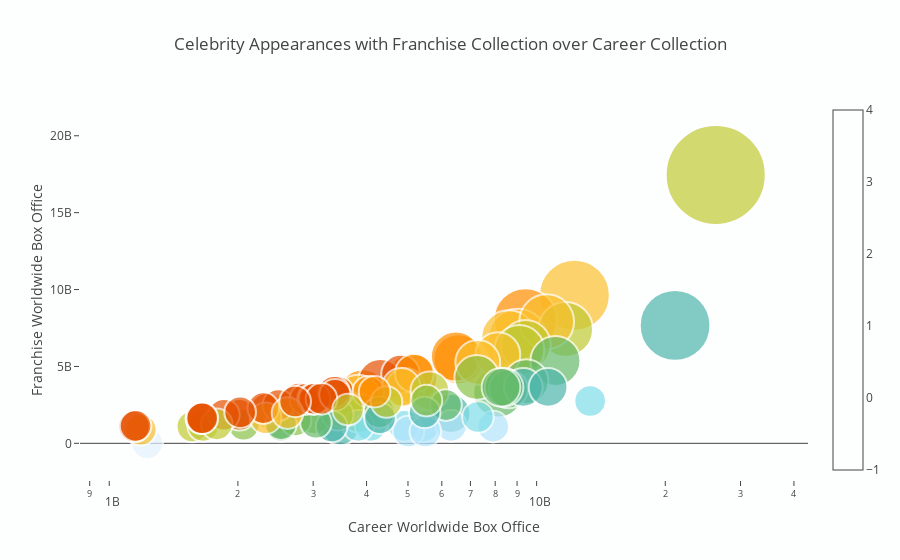

The cell this chart's notebook holds for it:
### Code cell
import plotly.plotly as py
import plotly.graph_objs as go

import pandas as pd
import math

#data = pd.read_csv("https://raw.githubusercontent.com/plotly/datasets/master/gapminderDataFiveYear.csv")
#df_2007 = data[data['year']==2007]
#df_2007 = df_2007.sort_values(['continent', 'country'])
df_2007 = df3
slope = 2.666051223553066e-05
hover_text = []
bubble_size = []
color= []

# for index, row in df_2007.iterrows():
#     hover_text.append(('Country: {country}<br>'+
#                       'Life Expectancy: {lifeExp}<br>'+
#                       'GDP per capita: {gdp}<br>'+
#                       'Population: {pop}<br>'+
#                       'Year: {year}').format(country=row['country'],
#                                             lifeExp=row['lifeExp'],
#                                             gdp=row['gdpPercap'],
#                                             pop=row['pop'],
#                                             year=row['year']))
#     bubble_size.append(math.sqrt(row['pop']*slope))
    
for index, row in df3.iterrows():
    hover_text.append(('Name: {person} <br>'+'Character: {character} <br>'+'No. Of Appearances: {appearances}')
                      .format(person=row['Person'],character=row['Role'],appearances=row['Nr. Of Movies']))
    bubble_size.append(row['Nr. Of Movies']*slope)
    color.append(assignColor(row['Franchise/Career']*100))

df_2007['text'] = hover_text
df_2007['size'] = bubble_size
df_2007['color'] = color

sizeref = 2.*max(df_2007['size'])/(100**2)

trace0 = go.Scatter(
    x=df3['Career Worldwide Box Office'],
    y=df3['Franchise Worldwide Box Office'],
    mode='markers',
    name='Africa',
    text=df_2007['text'],
    marker=dict(
        symbol='circle',
        sizemode='area',
        sizeref=sizeref,
        size=df_2007['size'],
        color=df_2007['color'],
       autocolorscale= False,
        showscale = True,
        line=dict(
            width=2
        ),
    )
)


#data = [trace0, trace1, trace2, trace3, trace4]
data = [trace0]
layout = go.Layout(
    title='Celebrity Appearances with Franchise Collection over Career Collection',
    xaxis=dict(
        title='Career Worldwide Box Office',
        gridcolor='#FDFEFE',
        type='log',
        zerolinewidth=1,
        ticklen=5,
        gridwidth=5,
    ),
    yaxis=dict(
        title='Franchise Worldwide Box Office',
        gridcolor='#FDFEFE',
        zerolinewidth=1,
        ticklen=5,
        gridwidth=5,
    ),
    paper_bgcolor='#FDFEFE',
    plot_bgcolor='#FDFEFE',
)

fig = go.Figure(data=data, layout=layout)
plotly.offline.iplot(fig, filename='Celebrity Appearances')

### Figure 1 — Plotly figure (JSON) as saved in the notebook; plotly's stock layout.template omitted (floating-point values rounded to 4 significant figures)
{"data": [{"marker": {"autocolorscale": false, "color": ["#C0CA33", "#FBC02D", "#4DB6AC", "#FF8F00", "#FBC02D", "#FBC02D", "#C0CA33", "#FBC02D", "#C0CA33", "#FF8F00", "#FF8F00", "#FF8F00", "#66BB6A", "#C0CA33", "#66BB6A", "#FF8F00", "#FBC02D", "#E65100", "#FBC02D", "#66BB6A", "#FBC02D", "#8BC34A", "#4DB6AC", "#66BB6A", "#4DB6AC", "#4DB6AC", "#66BB6A", "#E65100", "#FBC02D", "#FF8F00", "#8BC34A", "#4DB6AC", "#FBC02D", "#66BB6A", "#FBC02D", "#C0CA33", "#C0CA33", "#E65100", "#E3F2FD", "#80DEEA", "#80DEEA", "#8BC34A", "#C0CA33", "#FBC02D", "#80DEEA", "#B3E5FC", "#80DEEA", "#8BC34A", "#C0CA33", "#B3E5FC", "#E65100", "#B3E5FC", "#E65100", "#B3E5FC", "#8BC34A", "#66BB6A", "#66BB6A", "#4DB6AC", "#FF8F00", "#66BB6A", "#8BC34A", "#4DB6AC", "#E65100", "#E65100", "#80DEEA", "#E65100", "#C0CA33", "#E65100", "#4DB6AC", "#66BB6A", "#80DEEA", "#66BB6A", "#E65100", "#E65100", "#FBC02D", "#8BC34A", "#E65100", "#E65100", "#FF8F00", "#E65100", "#E65100", "#E65100", "#E65100", "#C0CA33", "#E65100", "#E65100", "#FBC02D", "#E65100", "#E65100", "#C0CA33", "#E65100"], "line": {"width": 2}, "showscale": true, "size": [0.0005332, 0.0002666, 0.0002666, 0.0002133, 0.0001866, 0.00016, 0.00016, 0.00016, 0.0001333, 0.0001333, 0.0001333, 0.0001333, 0.0001333, 0.0001333, 0.0001333, 0.0001333, 0.0001066, 0.0001066, 0.0001066, 0.0001066, 0.0001066, 0.0001066, 7.998e-05, 7.998e-05, 7.998e-05, 7.998e-05, 7.998e-05, 7.998e-05, 7.998e-05, 7.998e-05, 7.998e-05, 7.998e-05, 7.998e-05, 7.998e-05, 7.998e-05, 7.998e-05, 7.998e-05, 7.998e-05, 5.332e-05, 5.332e-05, 5.332e-05, 5.332e-05, 5.332e-05, 5.332e-05, 5.332e-05, 5.332e-05, 5.332e-05, 5.332e-05, 5.332e-05, 5.332e-05, 5.332e-05, 5.332e-05, 5.332e-05, 5.332e-05, 5.332e-05, 5.332e-05, 5.332e-05, 5.332e-05, 5.332e-05, 5.332e-05, 5.332e-05, 5.332e-05, 5.332e-05, 5.332e-05, 5.332e-05, 5.332e-05, 5.332e-05, 5.332e-05, 5.332e-05, 5.332e-05, 5.332e-05, 5.332e-05, 5.332e-05, 5.332e-05, 5.332e-05, 5.332e-05, 5.332e-05, 5.332e-05, 5.332e-05, 5.332e-05, 5.332e-05, 5.332e-05, 5.332e-05, 5.332e-05, 5.332e-05, 5.332e-05, 5.332e-05, 5.332e-05, 5.332e-05, 5.332e-05, 5.332e-05], "sizemode": "area", "sizeref": 1.066e-07, "symbol": "circle"}, "mode": "markers", "name": "Africa", "text": ["Name: Stan Lee <br>Character: Himself <br>No. Of Appearances: 20", "Name: Robert Downey Jr. <br>Character: Tony Stark/Iron Man <br>No. Of Appearances: 10", "Name: Samuel L. Jackson <br>Character: Nick Fury <br>No. Of Appearances: 10", "Name: Chris Evans <br>Character: Steve Rogers / Captain America <br>No. Of Appearances: 8", "Name: Gwyneth Paltrow <br>Character: Pepper Potts <br>No. Of Appearances: 7", "Name: Chris Hemsworth <br>Character: Thor <br>No. Of Appearances: 6", "Name: Scarlett Johansson <br>Character: Natasha Romanoff/Black Widow <br>No. Of Appearances: 6", "Name: Paul Bettany <br>Character: Vision <br>No. Of Appearances: 6", "Name: Don Cheadle <br>Character: Lt. Col. James \"Rhodey\" Rhodes <br>No. Of Appearances: 5", "Name: Sebastian Stan <br>Character: Bucky Barnes/Winter Soldier <br>No. Of Appearances: 5", "Name: Tom Hiddleston <br>Character: Loki <br>No. Of Appearances: 5", "Name: Clark Gregg <br>Character: Agent Coulson <br>No. Of Appearances: 5", "Name: Jon Favreau <br>Character: Happy Hogan <br>No. Of Appearances: 5", "Name: Jeremy Renner <br>Character: Clint Barton/Hawkeye <br>No. Of Appearances: 5", "Name: Idris Elba <br>Character: Heimdall <br>No. Of Appearances: 5", "Name: Cobie Smulders <br>Character: Maria Hill <br>No. Of Appearances: 5", "Name: Mark Ruffalo <br>Character: Bruce Banner / The Hulk <br>No. Of Appearances: 4", "Name: Tom Holland <br>Character: Peter Parker/Spider-Man <br>No. Of Appearances: 4", "Name: Anthony Mackie <br>Character: Sam Wilson/Falcon <br>No. Of Appearances: 4", "Name: Stellan Skarsgård <br>Character: Erik Selvig <br>No. Of Appearances: 4", "Name: Hayley Atwell <br>Character: Peggy Carter <br>No. Of Appearances: 4", "Name: Paul Rudd <br>Character: Scott Lang / Ant-Man <br>No. Of Appearances: 4", "Name: Evangeline Lilly <br>Character: Hope van Dyne/The Wasp <br>No. Of Appearances: 3", "Name: Benedict Cumberbatch <br>Character: Stephen Strange <br>No. Of Appearances: 3", "Name: Anthony Hopkins <br>Character: Odin <br>No. Of Appearances: 3", "Name: Zoe Saldana <br>Character: Gamora <br>No. Of Appearances: 3", "Name: Chris Pratt <br>Character: Peter Quill/Star-Lord <br>No. Of Appearances: 3", "Name: Chadwick Boseman <br>Character: T’Challa/Black Panther <br>No. Of Appearances: 3", "Name: Dave Bautista <br>Character: Drax the Destroyer <br>No. Of Appearances: 3", "Name: Elizabeth Olsen <br>Character: Wanda Maximoff/Scarlet Witch <br>No. Of Appearances: 3", "Name: Ray Stevenson <br>Character: Volstagg <br>No. Of Appearances: 3", "Name: Vin Diesel <br>Character: Groot <br>No. Of Appearances: 3", "Name: Tadanobu Asano <br>Character: Hogun <br>No. Of Appearances: 3", "Name: Bradley Cooper <br>Character: Rocket <br>No. Of Appearances: 3", "Name: Karen Gillan <br>Character: Nebula <br>No. Of Appearances: 3", "Name: John Slattery <br>Character: Howard Stark <br>No. Of Appearances: 3", "Name: William Hurt <br>Character: Gen. Thaddeus 'Thunderbolt' Ross <br>No. Of Appearances: 3", "Name: Maximiliano Hernández <br>Character: Agent Jasper Sitwell <br>No. Of Appearances: 3", "Name: Brie Larson <br>Character: Carol Danvers/Captain Marvel <br>No. Of Appearances: 2", "Name: Natalie Portman <br>Character: Jane Foster <br>No. Of Appearances: 2", "Name: Michael Peña <br>Character: Luis <br>No. Of Appearances: 2", "Name: Michael Rooker <br>Character: Yondu Udonta <br>No. Of Appearances: 2", "Name: Kat Dennings <br>Character: Darcy Lewis <br>No. Of Appearances: 2", "Name: Tony Revolori <br>Character: Flash Thompson <br>No. Of Appearances: 2", "Name: Bobby Cannavale <br>Character: Paxton <br>No. Of Appearances: 2", "Name: Judy Greer <br>Character: Maggie <br>No. Of Appearances: 2", "Name: Michael Douglas <br>Character: Dr. Hank Pym <br>No. Of Appearances: 2", "Name: Leslie Bibb <br>Character: Christine Everhart <br>No. Of Appearances: 2", "Name: T.I. Tip Harris <br>Character: Dave <br>No. Of Appearances: 2", "Name: Lee Pace <br>Character: Ronan <br>No. Of Appearances: 2", "Name: Danai Gurira <br>Character: Okoye <br>No. Of Appearances: 2", "Name: Toby Jones <br>Character: Armin Zola <br>No. Of Appearances: 2", "Name: Emily VanCamp <br>Character: Agent 13 <br>No. Of Appearances: 2", "Name: Djimon Hounsou <br>Character: Korath <br>No. Of Appearances: 2", "Name: Frank Grillo <br>Character: Brock Rumlow <br>No. Of Appearances: 2", "Name: David Dastmalchian <br>Character: Kurt <br>No. Of Appearances: 2", "Name: Martin Freeman <br>Character: Everett K. Ross <br>No. Of Appearances: 2", "Name: Josh Brolin <br>Character: Thanos <br>No. Of Appearances: 2", "Name: Letitia Wright <br>Character: Shuri <br>No. Of Appearances: 2", "Name: Marisa Tomei <br>Character: Aunt May <br>No. Of Appearances: 2", "Name: Zachary Levi <br>Character: Fandral <br>No. Of Appearances: 2", "Name: Glenn Close <br>Character: Nova Prime <br>No. Of Appearances: 2", "Name: Jaimie Alexander <br>Character: Sif <br>No. Of Appearances: 2", "Name: Jenny Agutter <br>Character: World Security Council <br>No. Of Appearances: 2", "Name: Andy Serkis <br>Character: Ulysses Klaue <br>No. Of Appearances: 2", "Name: Sean Gunn <br>Character: Kraglin <br>No. Of Appearances: 2", "Name: Benedict Wong <br>Character: Master Wong <br>No. Of Appearances: 2", "Name: Abby Ryder Fortson <br>Character: Cassie Lang <br>No. Of Appearances: 2", "Name: Rene Russo <br>Character: Frigga <br>No. Of Appearances: 2", "Name: Kenneth Choi <br>Character: Jim Morita <br>No. Of Appearances: 2", "Name: Jeff Goldblum <br>Character: Grandmaster <br>No. Of Appearances: 2", "Name: Garry Shandling <br>Character: Senator Stern <br>No. Of Appearances: 2", "Name: John Kani <br>Character: T’Chaka <br>No. Of Appearances: 2", "Name: Pom Klementieff <br>Character: Mantis <br>No. Of Appearances: 2", "Name: Laura Haddock <br>Character: Meredith Quill <br>No. Of Appearances: 2", "Name: Benicio del Toro <br>Character: The Collector <br>No. Of Appearances: 2", "Name: Jacob Batalon <br>Character: Ned Leeds <br>No. Of Appearances: 2", "Name: Winston Duke <br>Character: M’Baku/Man-Ape <br>No. Of Appearances: 2", "Name: Florence Kasumba <br>Character: Ayo <br>No. Of Appearances: 2", "Name: Isabella Amara <br>Character: Sally Avril <br>No. Of Appearances: 2", "Name: Gozie Agbo <br>Character: Theo Broussard <br>No. Of Appearances: 2", "Name: Kerry Condon <br>Character: F.R.I.D.A.Y. <br>No. Of Appearances: 2", "Name: Alexis Denisof <br>Character: The Other <br>No. Of Appearances: 2", "Name: Zack Duhame <br>Character: Engine Pirate <br>No. Of Appearances: 2", "Name: Brian Schaeffer <br>Character: Strucker Mercenary <br>No. Of Appearances: 2", "Name: Tiffany Espensen <br>Character: Cindy <br>No. Of Appearances: 2", "Name: Jamie McShane <br>Character: Agent Jackson <br>No. Of Appearances: 2", "Name: Stephen Blackehart <br>Character: Brahl <br>No. Of Appearances: 2", "Name: Stephen McFeely <br>Character: SHIELD Interrogator #2 <br>No. Of Appearances: 2", "Name: Pat Kiernan <br>Character: Himself <br>No. Of Appearances: 2", "Name: Rob Zombie <br>Character: Himself <br>No. Of Appearances: 2"], "type": "scatter", "uid": "e3a913a1-7682-4bfa-ad41-93bafde7a576", "x": [26241821085, 12260462709, 21082254980, 9411837504, 9030242330, 8601823064, 11690053101, 10554732068, 9432121645, 5113057798, 6560862669, 3919638599, 8132508295, 9108137248, 11063888623, 6473584057, 8116840958, 4308265534, 7282287347, 9452805170, 3824157433, 7243255381, 3470709312, 8590632492, 6305846416, 9309487925, 8390819291, 4805204167, 4934853046, 5175016525, 3858795341, 10635265845, 2448192095, 8253934851, 4821352198, 3528843138, 5626120616, 2790277669, 1226966183, 5434555484, 4893315781, 3012567769, 1564662678, 1184797219, 4088243981, 6307736324, 3824559353, 2063129250, 1658408690, 5011787661, 3427258645, 7914805186, 2016937426, 5490995576, 3423744147, 2521719222, 6137010584, 5471453900, 4036236717, 4282906606, 2728370562, 4300409065, 1143153656, 2330069674, 13342259216, 1644006160, 4453545768, 1152496482, 3314077144, 2522731709, 7288467008, 3045456746, 2487152283, 2877259152, 2322822391, 5523202685, 2999157594, 3355496383, 4176629761, 3022329761, 1854482913, 3375822712, 2293132263, 1785270342, 2024170352, 3137523386, 2613304879, 1643988614, 2722827013, 3619553208, 1651136986], "y": [17455564691, 9636820961, 7670001203, 8034498559, 6828152115, 6870284142, 7405014286, 7906004669, 6388068772, 4233477813, 5467270179, 3173590451, 3301791094, 6069456008, 5352348245, 5643776873, 5776355008, 4028577034, 5265922000, 4014878994, 3006845714, 4284626564, 1136120416, 3531891605, 1940909158, 3641609899, 3641609899, 4495577407, 3641609899, 4551520111, 1940909158, 3641609899, 1940909158, 3641609899, 3641609899, 2280097499, 3414080007, 2681664404, 0, 1093929134, 1136120416, 1633184775, 1093929134, 880070886, 1136120416, 1136120416, 1136120416, 1206327936, 1136120416, 770867516, 3355496383, 1084971665, 1854482913, 770867516, 1854482913, 1136120416, 2487152283, 2008425124, 3355496383, 2020151910, 1491582540, 1633184775, 1093929134, 2232337786, 2750085222, 1633184775, 2684911581, 1136120416, 1093929134, 1250640662, 1709297283, 1335558278, 2487152283, 2870742383, 1633184775, 2779292640, 2888496010, 3355496383, 3355496383, 2888496010, 1854482913, 3148506148, 2288803413, 1233261975, 2024170352, 2888496010, 1967262515, 1633184775, 2722827013, 2194422354, 1633184775]}], "layout": {"paper_bgcolor": "#FDFEFE", "plot_bgcolor": "#FDFEFE", "title": "Celebrity Appearances with Franchise Collection over Career Collection", "xaxis": {"gridcolor": "#FDFEFE", "gridwidth": 5, "ticklen": 5, "title": "Career Worldwide Box Office", "type": "log", "zerolinewidth": 1}, "yaxis": {"gridcolor": "#FDFEFE", "gridwidth": 5, "ticklen": 5, "title": "Franchise Worldwide Box Office", "zerolinewidth": 1}}}
